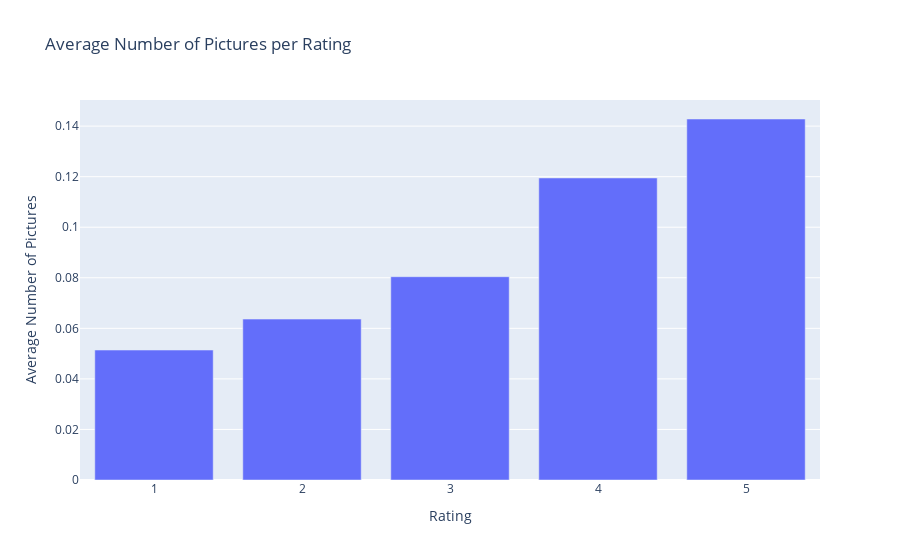

Notebook code cell kept with this figure:
### Code cell
# Plot avg. num pictures
fig2 = px.bar(summary_data_frame, x='Rating', y='Avg. Num Pictures', title='Average Number of Pictures per Rating')
fig2.update_layout(xaxis_title="Rating", yaxis_title="Average Number of Pictures", uniformtext_mode='hide')

fig2.show()

### Figure 1 — Plotly figure (JSON) as saved in the notebook; plotly's stock layout.template omitted (floating-point values rounded to 4 significant figures)
{"data": [{"alignmentgroup": "True", "hovertemplate": "Rating=%{x}<br>Avg. Num Pictures=%{y}<extra></extra>", "legendgroup": "", "marker": {"color": "#636efa", "pattern": {"shape": ""}}, "name": "", "offsetgroup": "", "orientation": "v", "showlegend": false, "textposition": "auto", "type": "bar", "x": [1, 2, 3, 4, 5], "xaxis": "x", "y": [0.05141, 0.06366, 0.08042, 0.1195, 0.1428], "yaxis": "y"}], "layout": {"barmode": "relative", "legend": {"tracegroupgap": 0}, "title": {"text": "Average Number of Pictures per Rating"}, "uniformtext": {"mode": "hide"}, "xaxis": {"anchor": "y", "domain": [0, 1], "title": {"text": "Rating"}}, "yaxis": {"anchor": "x", "domain": [0, 1], "title": {"text": "Average Number of Pictures"}}}}
